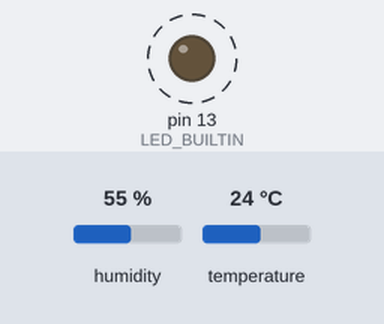
The sketch below on a simulated Arduino Uno, built with avr-gcc and run on an emulated ATmega328P. Shown: output pins drawn as LEDs (lit = HIGH). Dashed ring = blinking. The test bench sets the inputs (shaded band); at power-on: humidity 55 %, temperature 24 °C. What the sketch prints to the serial monitor is not drawn.

Above: at 0.3 s.
Timing chart, 0 to 3.0 s (numbered marks = the images above):
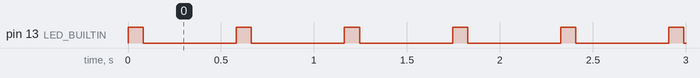

Measured:
- by itself, pin 13 (LED_BUILTIN): alternates HIGH for 0.08 s and LOW for 0.50 s

The sketch:

AHT10.ino
```cpp
#include <Adafruit_AHTX0.h>

Adafruit_AHTX0 aht;

void setup() {
  pinMode(LED_BUILTIN, OUTPUT);
  Serial.begin(115200);
  Serial.println("Adafruit AHT10/AHT20 demo!");

  if (! aht.begin()) {
    Serial.println("Could not find AHT? Check wiring");
    while (1) delay(10);
  }
  Serial.println("AHT10 or AHT20 found");
}

void loop() {
  digitalWrite(LED_BUILTIN, HIGH);
  sensors_event_t humidity, temp;
  aht.getEvent(&humidity, &temp);// populate temp and humidity objects with fresh data
  Serial.print("Temperature: "); Serial.print(temp.temperature); Serial.println(" degrees C");
  Serial.print("Humidity: "); Serial.print(humidity.relative_humidity); Serial.println("% rH");
  digitalWrite(LED_BUILTIN, LOW);
  delay(500);

}
```
